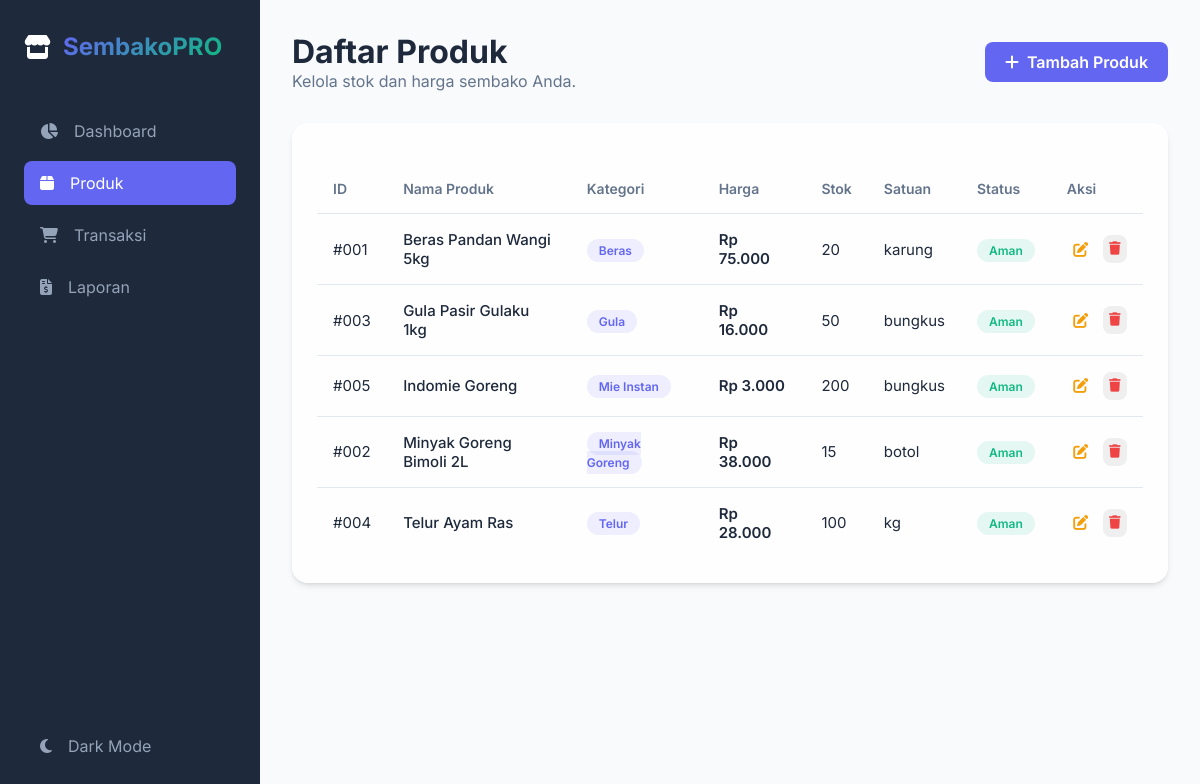
/products.php, run on the app's committed database.
### tables this page shows
CREATE TABLE IF NOT EXISTS products (
    id INT AUTO_INCREMENT PRIMARY KEY,
    category_id INT,
    name VARCHAR(255) NOT NULL,
    price DECIMAL(10, 2) NOT NULL,
    stock INT DEFAULT 0,
    unit VARCHAR(50) DEFAULT 'pcs',
    image VARCHAR(255) DEFAULT 'default.png',
    created_at TIMESTAMP DEFAULT CURRENT_TIMESTAMP,
    updated_at TIMESTAMP DEFAULT CURRENT_TIMESTAMP ON UPDATE CURRENT_TIMESTAMP,
    FOREIGN KEY (category_id) REFERENCES categories(id) ON DELETE SET NULL
);

CREATE TABLE IF NOT EXISTS categories (
    id INT AUTO_INCREMENT PRIMARY KEY,
    name VARCHAR(100) NOT NULL,
    created_at TIMESTAMP DEFAULT CURRENT_TIMESTAMP
);

### products.php (the view, shortened to what this page needs)
<?php
require_once 'includes/header.php';
require_once 'includes/sidebar.php';
$conn = getDB();
$query = "SELECT p.*, c.name as category_name FROM products p
          LEFT JOIN categories c ON p.category_id = c.id
          ORDER BY p.name ASC";
$result = $conn->query($query);
?>
<main class="main-container">
    <header class="fade-in">
        <div>
            <h1>Daftar Produk</h1>
            <p style="color: var(--text-muted)">Kelola stok dan harga sembako Anda.</p>
        </div>
        <div>
            <a href="product-add.php" class="btn btn-primary">
                <i class="fas fa-plus"></i> Tambah Produk
            </a>
        </div>
    </header>
    <div class="card fade-in" style="animation-delay: 0.1s">
        <div class="table-container">
            <table>
                <thead>
                    <tr>
                        <th>ID</th>
                        <th>Nama Produk</th>
                        <th>Kategori</th>
                        <th>Harga</th>
                        <th>Stok</th>
                        <th>Satuan</th>
                        <th>Status</th>
                        <th>Aksi</th>
                    </tr>
                </thead>
                <tbody>
                    <?php while($row = $result->fetch_assoc()): ?>
                        <tr>
                            <td>#<?= str_pad($row['id'], 3, '0', STR_PAD_LEFT) ?></td>
                            <td style="font-weight: 500;"><?= htmlspecialchars($row['name']) ?></td>
                            <td><span class="badge" style="background: rgba(99, 102, 241, 0.1); color: var(--primary)"><?= htmlspecialchars($row['category_name'] ?? 'Uncategorized') ?></span></td>
                            <td style="font-weight: 600;">Rp <?= number_format($row['price'], 0, ',', '.') ?></td>
                            <td><?= $row['stock'] ?></td>
                            <td><?= htmlspecialchars($row['unit']) ?></td>
                            <td>
                                <?php if ($row['stock'] <= 5): ?>
                                    <span class="badge badge-low">Stok Rendah</span>
                                <?php else: ?>
                                    <span class="badge badge-safe">Aman</span>
                                <?php endif; ?>
                            </td>
                            <td>
                                <div style="display: flex; gap: 0.5rem;">
                                    <a href="product-edit.php?id=<?= $row['id'] ?>" class="btn" style="padding: 0.4rem; color: var(--accent)"><i class="fas fa-edit"></i></a>
                                    <button onclick="confirmDelete(<?= $row['id'] ?>)" class="btn" style="padding: 0.4rem; color: var(--danger)"><i class="fas fa-trash"></i></button>
                                </div>
                            </td>
                        </tr>
                    <?php endwhile; ?>
                </tbody>
            </table>
        </div>
    </div>
</main>
<?php require_once 'includes/footer.php'; ?>

### includes/header.php (shortened to what this page needs)
<!DOCTYPE html>
<html lang="en">
<head>
    <link rel="stylesheet" href="https://cdnjs.cloudflare.com/ajax/libs/font-awesome/6.4.0/css/all.min.css">
    <link rel="stylesheet" href="assets/css/style.css">
</head>
<body>

### includes/sidebar.php
<aside class="sidebar">
    <div class="logo">
        <i class="fas fa-store"></i>
        <span>Sembako<b>PRO</b></span>
    </div>
    <nav class="nav-links">
        <div class="nav-item">
            <a href="index.php" class="nav-link <?= basename($_SERVER['PHP_SELF']) == 'index.php' ? 'active' : '' ?>">
                <i class="fas fa-chart-pie"></i>
                Dashboard
            </a>
        </div>
        <div class="nav-item">
            <a href="products.php" class="nav-link <?= in_array(basename($_SERVER['PHP_SELF']), ['products.php', 'product-add.php', 'product-edit.php']) ? 'active' : '' ?>">
                <i class="fas fa-box"></i>
                Produk
            </a>
        </div>
        <div class="nav-item">
            <a href="transactions.php" class="nav-link <?= basename($_SERVER['PHP_SELF']) == 'transactions.php' ? 'active' : '' ?>">
                <i class="fas fa-shopping-cart"></i>
                Transaksi
            </a>
        </div>
        <div class="nav-item">
            <a href="reports.php" class="nav-link <?= basename($_SERVER['PHP_SELF']) == 'reports.php' ? 'active' : '' ?>">
                <i class="fas fa-file-invoice-dollar"></i>
                Laporan
            </a>
        </div>
    </nav>
    <div class="sidebar-footer">
        <a href="#" id="theme-toggle" class="nav-link">
            <i class="fas fa-moon"></i>
            Dark Mode
        </a>
    </div>
</aside>

### includes/footer.php (shortened to what this page needs)
</body>
</html>

### assets/css/style.css (style rules this page uses)
:root { --primary: #6366f1; --primary-hover: #4f46e5; --secondary: #10b981; --accent: #f59e0b; --danger: #ef4444; --background: #f8fafc; --card-bg: rgba(255, 255, 255, 0.8); --sidebar-bg: #1e293b; --sidebar-text: #94a3b8; --sidebar-active: #ffffff; --text-main: #1e293b; --text-muted: #64748b; --border-color: #e2e8f0; --glass-border: rgba(255, 255, 255, 0.2); --shadow: 0 4px 6px -1px rgb(0 0 0 / 0.1), 0 2px 4px -2px rgb(0 0 0 / 0.1); --shadow-lg: 0 10px 15px -3px rgb(0 0 0 / 0.1), 0 4px 6px -4px rgb(0 0 0 / 0.1); }
* { margin: 0; padding: 0; box-sizing: border-box; font-family: 'Inter', system-ui, -apple-system, sans-serif; }
body { background-color: var(--background); color: var(--text-main); transition: background-color 0.3s ease; min-height: 100vh; display: flex; }
.sidebar { width: 260px; background-color: var(--sidebar-bg); color: var(--sidebar-text); height: 100vh; position: fixed; left: 0; top: 0; padding: 2rem 1.5rem; display: flex; flex-direction: column; z-index: 1000; }
.logo { font-size: 1.5rem; font-weight: 700; color: #fff; margin-bottom: 3rem; display: flex; align-items: center; gap: 0.75rem; }
.logo span { background: linear-gradient(135deg, var(--primary), var(--secondary)); -webkit-background-clip: text; -webkit-text-fill-color: transparent; }
.nav-links { list-style: none; flex-grow: 1; }
.nav-item { margin-bottom: 0.5rem; }
.nav-link { display: flex; align-items: center; gap: 1rem; padding: 0.75rem 1rem; text-decoration: none; color: var(--sidebar-text); border-radius: 0.5rem; transition: all 0.2s ease; }
.nav-link.active { background-color: var(--primary); color: #fff; }
.main-container { margin-left: 260px; flex-grow: 1; padding: 2rem; }
header { display: flex; justify-content: space-between; align-items: center; margin-bottom: 2rem; }
.card { background: var(--card-bg); backdrop-filter: blur(12px); -webkit-backdrop-filter: blur(12px); border: 1px solid var(--glass-border); border-radius: 1rem; padding: 1.5rem; box-shadow: var(--shadow); }
.table-container { overflow-x: auto; }
table { width: 100%; border-collapse: collapse; margin-top: 1rem; }
th { text-align: left; padding: 1rem; color: var(--text-muted); font-weight: 600; font-size: 0.875rem; border-bottom: 1px solid var(--border-color); }
td { padding: 1rem; border-bottom: 1px solid var(--border-color); font-size: 0.9375rem; }
tr:last-child td { border-bottom: none; }
.btn { padding: 0.625rem 1.25rem; border-radius: 0.5rem; border: none; font-weight: 600; cursor: pointer; transition: all 0.2s ease; display: inline-flex; align-items: center; gap: 0.5rem; text-decoration: none; }
.btn-primary { background-color: var(--primary); color: #fff; }
.badge { padding: 0.25rem 0.75rem; border-radius: 9999px; font-size: 0.75rem; font-weight: 600; }
.badge-safe { background-color: rgba(16, 185, 129, 0.1); color: var(--secondary); }
.fade-in { animation: fadeIn 0.4s ease forwards; }

### data on the page
products: id "001", name "Beras Pandan Wangi 5kg", category.name "Beras", price "75.000", stock "20", unit "karung", shows "Aman"
products: id "003", name "Gula Pasir Gulaku 1kg", category.name "Gula", price "16.000", stock "50", unit "bungkus", shows "Aman"
products: id "005", name "Indomie Goreng", category.name "Mie Instan", price "3.000", stock "200", unit "bungkus", shows "Aman"
products: id "002", name "Minyak Goreng Bimoli 2L", category.name "Minyak Goreng", price "38.000", stock "15", unit "botol", shows "Aman"
products: id "004", name "Telur Ayam Ras", category.name "Telur", price "28.000", stock "100", unit "kg", shows "Aman"
